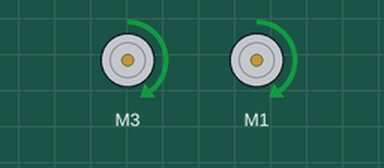
Simulated run of this sketch. Board: Arduino Mega 2560, built with avr-gcc and run on an emulated ATmega2560. Parts: 2 × DC motor (green arrow = forward, orange = backward, longer = faster).

Above: at 0.8 s.
At 2.6 s:
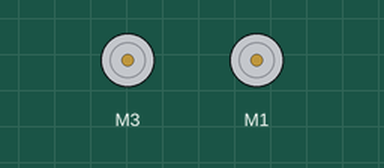
At 4.9 s:
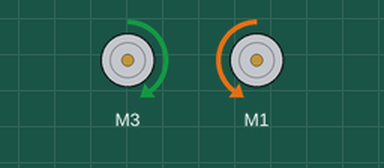
Timing chart, 0 to 6.6 s (numbered marks = the images above):
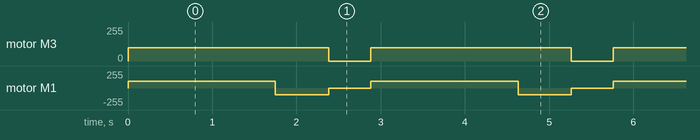

The sketch:

B3_M00_TurnAndGo.ino
```cpp
/* B3_TimedForward.ino
   Drive the TWO-WHEELED Bread Board Bot (BBbot, B^3)
   straight ahead for specified time and then stop

   Intially commented out code will impliment a a short
   reverse brake on the motors.

   Arduino: Arduino Mega 256 v3 Clone
   Motor Shield: Adafruit assembled Motor Shield for Arduino v2
   ---->  http://www.adafruit.com/products/1438

   Programmer: Dave Eslinger (DLE); June 3, 2015
   Major revisions:
         6/7/2015, DLE: Cleaned it up for GoSciTech
         7/4/2015 DLE renamed

*/
#include <Wire.h>
#include <Adafruit_MotorShield.h>
#include <math.h>

// Create the motor shield object with the default I2C address
Adafruit_MotorShield AFMS = Adafruit_MotorShield();

// Define Constants
const byte TESTSPEED = 255;

// Define 'ports' for motors.
const byte LEFT_MOTOR_PORT = 3;
const byte RIGHT_MOTOR_PORT = 1;
// Create pointers to motor control objects
Adafruit_DCMotor *motorLeft = AFMS.getMotor(LEFT_MOTOR_PORT);
Adafruit_DCMotor *motorRight = AFMS.getMotor(RIGHT_MOTOR_PORT);

void setup(void){
  AFMS.begin();  // create with the default frequency 1.6KHz
  // Turn off all motors
  motorLeft->run(RELEASE);
  motorRight->run(RELEASE);
}

void loop(void){
  // Drive forward for 10 second at X/255 (~60% power)
  int duration = 10000; // in milliseconds
  byte speed = 200;
  motorLeft->setSpeed(100);
  motorRight->setSpeed(100);

  digitalWrite(13, HIGH);

  motorLeft->run(FORWARD);
  motorRight->run(FORWARD);

  delay(1750);

 motorLeft->run(RELEASE);   // Now stop the motors
 motorRight->run(RELEASE);  // However, this just coasts

digitalWrite(13, LOW);
 motorLeft->run(FORWARD);  // Run backwards for a brief period
 motorRight->run(BACKWARD);
 delay(630);

 motorLeft->run(RELEASE);     // and then stop the motors
  motorRight->run(RELEASE);

  delay(500);       // Pause for 2 seconds
}
```

Measured:
- by itself, motor M3: alternates forward 100/255 for 2.4 s and stopped for 0.50 s
- by itself, motor M1: repeats every 2.9 s: backward 100/255 0.63 s, stopped 0.50 s, forward 100/255 1.8 s
